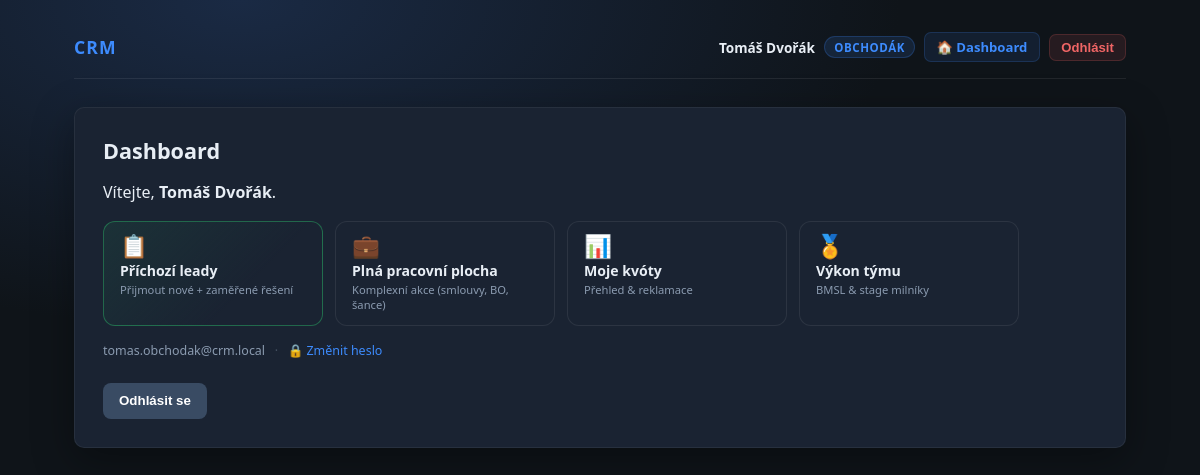
The app's page /dashboard (signed in) with its own data.
### tables this page shows
CREATE TABLE `users` (
  `id` BIGINT UNSIGNED NOT NULL AUTO_INCREMENT,
  `jmeno` VARCHAR(255) NOT NULL,
  `email` VARCHAR(255) NOT NULL,
  `heslo_hash` VARCHAR(255) NOT NULL COMMENT 'password_hash(..., PASSWORD_ARGON2ID)',
  `role` ENUM('superadmin','majitel','navolavacka','obchodak','backoffice') NOT NULL,
  `primary_region` VARCHAR(64) NULL DEFAULT NULL COMMENT 'Preferovaný region obchodáka',
  `aktivni` TINYINT(1) NOT NULL DEFAULT 1 COMMENT '1 aktivní, 0 deaktivovaný účet',
  `totp_secret` VARBINARY(512) NULL DEFAULT NULL COMMENT 'Secret TOTP (doporučeno šifrovat v aplikaci)',
  `totp_enabled` TINYINT(1) NOT NULL DEFAULT 0,
  `must_change_password` TINYINT(1) NOT NULL DEFAULT 0 COMMENT 'Nucená změna hesla při prvním přihlášení',
  `created_at` DATETIME(3) NOT NULL DEFAULT CURRENT_TIMESTAMP(3),
  `deactivated_at` DATETIME(3) NULL DEFAULT NULL,
  `created_by` BIGINT UNSIGNED NULL DEFAULT NULL COMMENT 'Kdo uživatele založil',
  PRIMARY KEY (`id`),
  UNIQUE KEY `uk_users_email` (`email`),
  KEY `idx_users_role_aktivni` (`role`, `aktivni`),
  KEY `idx_users_primary_region` (`primary_region`),
  KEY `idx_users_created_by` (`created_by`),
  CONSTRAINT `fk_users_created_by` FOREIGN KEY (`created_by`) REFERENCES `users` (`id`) ON DELETE SET NULL
);

### app/controllers/DashboardController.php (called while the page is built, shortened)
<?php
final class DashboardController
{
    public function getIndex(): void
    {
        $user = crm_require_user($this->pdo);
        require dirname(__DIR__) . DIRECTORY_SEPARATOR . 'views' . DIRECTORY_SEPARATOR . 'dashboard' . DIRECTORY_SEPARATOR . 'index.php';
        $content = (string) ob_get_clean();
        require dirname(__DIR__) . DIRECTORY_SEPARATOR . 'views' . DIRECTORY_SEPARATOR . 'layout' . DIRECTORY_SEPARATOR . 'base.php';
    }
}

### public/index.php (called while the page is built, shortened)
<?php
require_once dirname(__DIR__) . DIRECTORY_SEPARATOR . 'app' . DIRECTORY_SEPARATOR . 'bootstrap.php';
require_once dirname(__DIR__) . DIRECTORY_SEPARATOR . 'app' . DIRECTORY_SEPARATOR . 'controllers' . DIRECTORY_SEPARATOR . 'DashboardController.php';
require_once dirname(__DIR__) . DIRECTORY_SEPARATOR . 'app' . DIRECTORY_SEPARATOR . 'Router.php';
$method = strtoupper((string) ($_SERVER['REQUEST_METHOD'] ?? 'GET'));
$path = crm_request_uri_path();
$pdo = crm_pdo();
$router = new Router($pdo);
$router->dispatch($method, $path);

### app/helpers/auth.php (called while the page is built, shortened)
<?php
require_once __DIR__ . DIRECTORY_SEPARATOR . 'session.php';
if (!function_exists('crm_auth_strip_sensitive')) {
    function crm_auth_strip_sensitive(array $user): array
    {
        unset($user['heslo_hash'], $user['totp_secret']);
        return $user;
    }
}
if (!function_exists('crm_auth_user_by_id')) {
    function crm_auth_user_by_id(PDO $pdo, int $id): ?array
    {
        $stmt = $pdo->prepare(
            'SELECT * FROM users WHERE id = :id AND aktivni = 1 LIMIT 1'
        );
        $stmt->execute(['id' => $id]);
        $row = $stmt->fetch();
        return is_array($row) ? $row : null;
    }
}
if (!function_exists('crm_auth_user_id')) {
    function crm_auth_user_id(): ?int
    {
        $id = (int) $_SESSION[CRM_SESSION_USER_ID];
        return $id > 0 ? $id : null;
    }
}
if (!function_exists('crm_auth_current_user')) {
    function crm_auth_current_user(PDO $pdo): ?array
    {
        $id = crm_auth_user_id();
        $user = crm_auth_user_by_id($pdo, $id);
        return crm_auth_strip_sensitive($user);
    }
}

### app/helpers/middleware.php (called while the page is built, shortened)
<?php
require_once __DIR__ . DIRECTORY_SEPARATOR . 'auth.php';
require_once __DIR__ . DIRECTORY_SEPARATOR . 'url.php';
if (!function_exists('crm_require_user')) {
    function crm_require_user(PDO $pdo): array
    {
        $user = crm_auth_current_user($pdo);
        return $user;
    }
}

### app/helpers/session.php (called while the page is built, shortened)
<?php
if (!function_exists('crm_session_is_https')) {
    function crm_session_is_https(): bool
    {
        return ((int) ($_SERVER['SERVER_PORT'] ?? 0)) === 443;
    }
}
if (!function_exists('crm_session_start')) {
    function crm_session_start(): void
    {
        if (session_status() === PHP_SESSION_ACTIVE) {
            return;
        }
        $secure = crm_session_is_https();
        $params = [
            'lifetime' => CRM_SESSION_LIFETIME,
            'path' => '/',
            'domain' => '',
            'secure' => $secure,
            'httponly' => true,
            'samesite' => 'Lax',
        ];
    }
}

### app/bootstrap.php (called while the page is built, shortened)
<?php
require_once __DIR__ . DIRECTORY_SEPARATOR . 'helpers' . DIRECTORY_SEPARATOR . 'session.php';
require_once __DIR__ . DIRECTORY_SEPARATOR . 'helpers' . DIRECTORY_SEPARATOR . 'auth.php';
require_once __DIR__ . DIRECTORY_SEPARATOR . 'helpers' . DIRECTORY_SEPARATOR . 'url.php';
require_once __DIR__ . DIRECTORY_SEPARATOR . 'helpers' . DIRECTORY_SEPARATOR . 'middleware.php';
if (!function_exists('crm_h')) {
    function crm_h(?string $s): string
    {
        return htmlspecialchars($s, ENT_QUOTES | ENT_SUBSTITUTE, 'UTF-8');
    }
}

### app/helpers/url.php (called while the page is built, shortened)
<?php
function crm_url(string $path): string
{
    $scriptName = (string) ($_SERVER['SCRIPT_NAME'] ?? '/index.php');
    $dir = str_replace('\\', '/', dirname($scriptName));
    if ($dir === '/' || $dir === '.') {
        return $path;
    }
    return rtrim($dir, '/') . $path;
}

### app/views/dashboard/index.php (the view, shortened to what this page needs)
<?php
$role = (string) ($user['role'] ?? '');
?>
<section class="card">
    <h1>Dashboard</h1>
    <p class="dash-welcome">Vítejte, <strong><?= crm_h((string) ($user['jmeno'] ?? '')) ?></strong>.</p>
    <?php if ($role === 'obchodak') { ?>
    <div class="dash-cards">
        <a href="<?= crm_h(crm_url('/oz/queue')) ?>" class="dash-card dash-card--primary">
            <span class="dash-card__icon">📋</span>
            <span class="dash-card__title">Příchozí leady</span>
            <span class="dash-card__desc">Přijmout nové + zaměřené řešení</span>
        </a>
        <a href="<?= crm_h(crm_url('/oz/leads')) ?>" class="dash-card">
            <span class="dash-card__icon">💼</span>
            <span class="dash-card__title">Plná pracovní plocha</span>
            <span class="dash-card__desc">Komplexní akce (smlouvy, BO, šance)</span>
        </a>
        <a href="<?= crm_h(crm_url('/oz')) ?>" class="dash-card">
            <span class="dash-card__icon">📊</span>
            <span class="dash-card__title">Moje kvóty</span>
            <span class="dash-card__desc">Přehled &amp; reklamace</span>
        </a>
        <a href="<?= crm_h(crm_url('/oz/performance')) ?>" class="dash-card">
            <span class="dash-card__icon">🏅</span>
            <span class="dash-card__title">Výkon týmu</span>
            <span class="dash-card__desc">BMSL &amp; stage milníky</span>
        </a>
    </div>
    <?php } ?>
    <div class="dash-meta" style="display:flex;align-items:center;gap:0.6rem;flex-wrap:wrap;">
        <span><?= crm_h((string) ($user['email'] ?? '')) ?></span>
        <span style="opacity:0.4;">·</span>
        <a href="<?= crm_h(crm_url('/account/password')) ?>"
           style="color:var(--accent);text-decoration:none;font-size:0.78rem;">
            🔒 Změnit heslo
        </a>
    </div>
    <form method="post" action="<?= crm_h(crm_url('/logout')) ?>" class="inline" style="margin-top:1rem;">
        <button type="submit" class="btn btn-secondary">Odhlásit se</button>
    </form>
</section>

### app/Router.php (shortened to what this page needs)
<?php
require_once __DIR__ . DIRECTORY_SEPARATOR . 'helpers' . DIRECTORY_SEPARATOR . 'middleware.php';
final class Router
{
    public function dispatch(string $method, string $path): void
    {
        foreach (self::routes() as $route) {
            if ($route['method'] !== $method || $route['path'] !== $path) {
                continue;
            }
            if (!empty($route['auth'])) {
                $user = crm_require_user($this->pdo);
            }
            $handler = $route['handler'];
            $action = $handler[1];
            $controller = new $class($this->pdo);
            $controller->{$action}();
            return;
        }
    }
}

### app/views/layout/base.php (shortened to what this page needs)
<!DOCTYPE html>
<html lang="cs">
<head>
    <link rel="stylesheet" href="<?= crm_h(crm_url('/assets/css/app.css')) ?>">
</head>
<body>
<div class="layout">
    <header class="header">
        <div class="header-left">
            <span class="logo">CRM</span>
        </div>
        <?php if (!empty($user)) {
            $_roleLabels = [
                'navolavacka' => 'Navolávačka',
                'cisticka'    => 'Čistička',
                'obchodak'    => 'Obchodák',
                'backoffice'  => 'Backoffice',
                'majitel'     => 'Majitel',
                'superadmin'  => 'Superadmin',
            ];
            $_roleLabel   = $_roleLabels[$user['role'] ?? ''] ?? ($user['role'] ?? '');
        ?>
        <div class="header-right">
            <span class="header-user">
                <strong><?= crm_h((string) ($user['jmeno'] ?? '')) ?></strong>
            </span>
            <span class="header-role-badge"><?= crm_h($_roleLabel) ?></span>
            <a href="<?= crm_h(crm_url('/dashboard')) ?>" class="header-dash-btn">🏠 Dashboard</a>
            <form method="post" action="<?= crm_h(crm_url('/logout')) ?>"
                  class="header-logout-form">
                <button type="submit" class="header-logout-btn">Odhlásit</button>
            </form>
        </div>
        <?php } ?>
    </header>
    <main class="main">
        <?= $content ?>
    </main>
</div>
</body>
</html>

### public/assets/css/app.css (style rules this page uses)
:root { --bg: #0f1419; --card: #1a2332; --text: #e8eef5; --muted: #8b9bb0; --accent: #3d8bfd; --danger: #f06565; --radius: 10px; }
* { box-sizing: border-box; }
body { margin: 0; font-family: system-ui, -apple-system, "Segoe UI", Roboto, Ubuntu, sans-serif; background: radial-gradient(1200px 600px at 20% 0%, #1a2a44 0%, var(--bg) 55%); color: var(--text); min-height: 100vh; }
.layout { max-width: 960px; margin: 0 auto; padding: 2rem 1.5rem; }
.header { display: flex; align-items: center; justify-content: space-between; margin-bottom: 1.75rem; padding-bottom: 1rem; border-bottom: 1px solid rgba(255,255,255,0.08); gap: 1rem; }
.header-left { flex-shrink: 0; }
.logo { font-weight: 700; letter-spacing: 0.06em; color: var(--accent); font-size: 1.1rem; }
.header-right { display: flex; align-items: center; gap: 0.6rem; flex-wrap: wrap; }
.header-user { font-size: 0.85rem; color: var(--muted); white-space: nowrap; }
.header-user strong { color: var(--text); }
.header-role-badge { font-size: 0.72rem; font-weight: 700; padding: 0.18rem 0.55rem; border-radius: 20px; background: rgba(61,139,253,0.13); color: var(--accent); border: 1px solid rgba(61,139,253,0.22); text-transform: uppercase; letter-spacing: 0.05em; white-space: nowrap; }
.header-dash-btn { display: inline-block; font-size: 0.82rem; padding: 0.32rem 0.7rem; border-radius: 7px; background: rgba(61,139,253,0.1); color: var(--accent); border: 1px solid rgba(61,139,253,0.18); text-decoration: none; font-weight: 600; transition: background 0.15s; white-space: nowrap; }
.header-logout-form { margin: 0; display: inline; }
.header-logout-btn { font-size: 0.82rem; padding: 0.32rem 0.7rem; margin-top: 0; border-radius: 7px; background: rgba(240,101,101,0.1); color: #f06565; border: 1px solid rgba(240,101,101,0.18); font-weight: 600; cursor: pointer; transition: background 0.15s; white-space: nowrap; }
.card { background: var(--card); border-radius: var(--radius); padding: 1.75rem; box-shadow: 0 12px 40px rgba(0,0,0,0.35); border: 1px solid rgba(255,255,255,0.06); }
.card h1 { margin: 0 0 1rem; font-size: 1.35rem; }
.btn { margin-top: 0.5rem; padding: 0.65rem 1rem; border: none; border-radius: 8px; background: var(--accent); color: #fff; font-weight: 600; cursor: pointer; }
.btn-secondary { background: #394b63; }
.inline { margin-top: 1.25rem; }
.dash-welcome { font-size: 1rem; margin-bottom: 1.1rem; }
.dash-meta { font-size: 0.78rem; color: var(--muted); margin-top: 1rem; }
.dash-cards { display: flex; gap: 0.75rem; flex-wrap: wrap; margin-bottom: 1rem; }
.dash-card { display: flex; flex-direction: column; gap: 0.12rem; flex: 1; min-width: 140px; max-width: 220px; padding: 0.8rem 1rem; background: var(--card); border: 1px solid rgba(255,255,255,0.08); border-radius: 12px; text-decoration: none; color: var(--text); transition: border-color 0.18s, box-shadow 0.18s, transform 0.12s; }
.dash-card--primary { border-color: rgba(46,204,113,0.4); background: linear-gradient(135deg, rgba(46,204,113,0.09) 0%, var(--card) 65%); }
.dash-card__icon { font-size: 1.4rem; line-height: 1; margin-bottom: 0.15rem; }
.dash-card__title { font-weight: 700; font-size: 0.88rem; }
.dash-card__desc { font-size: 0.7rem; color: var(--muted); }
@media (min-width: 1200px) { .layout { max-width: 1100px; } }

### records on screen
users: jmeno "Tomáš Dvořák", role "OBCHODÁK", email "tomas.obchodak@crm.local"
